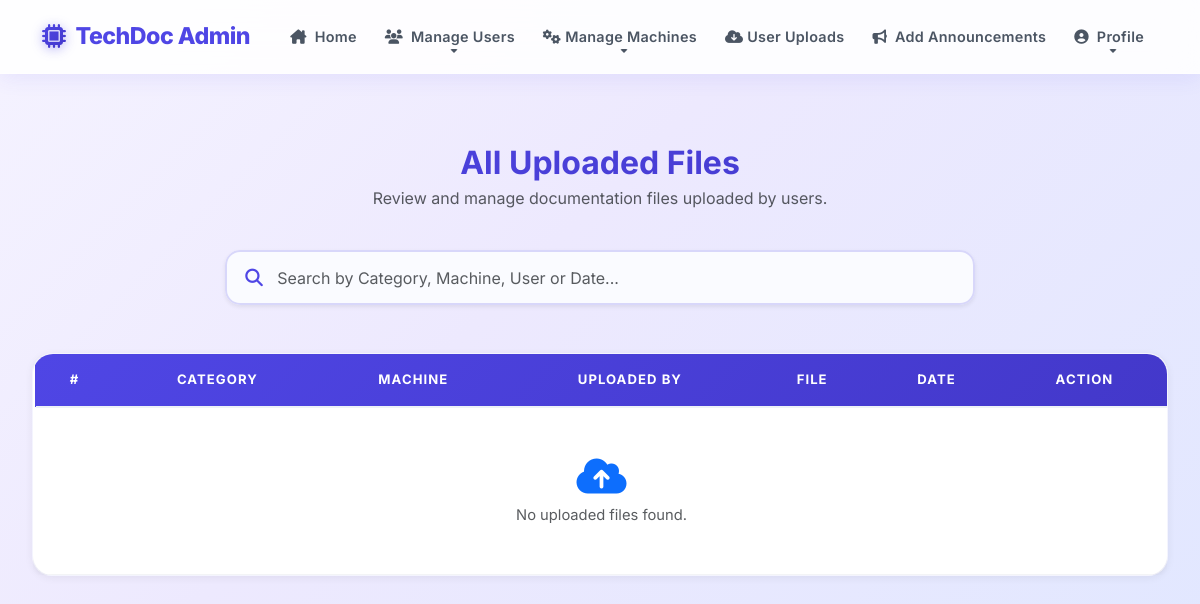
Before: /wadmin/uploads/ (signed in) with the older database file.
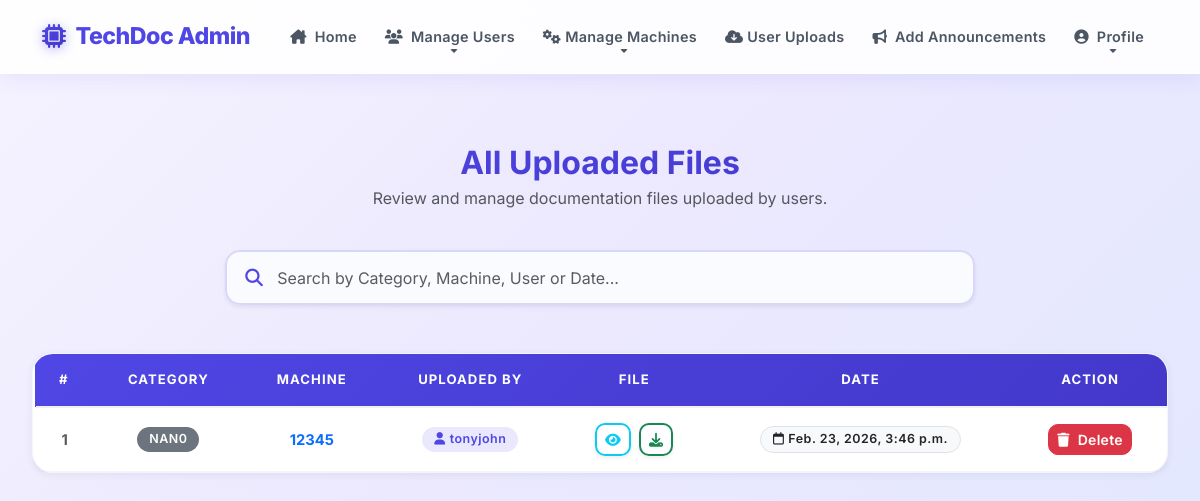
After: the same page with the newer database file.
### user/models.py (models this page shows, shortened)
class UserMachineFile(models.Model):
    user = models.ForeignKey(User, on_delete=models.CASCADE)
    machine = models.ForeignKey(Machine, on_delete=models.CASCADE)
    file = models.FileField(upload_to='UserMachineFiles/')
    upload_date = models.DateTimeField(auto_now_add=True)
    class Meta:
        db_table = "tbl_machine_file"

### wadmin/models.py (models this page shows)
class Machine(models.Model):
    category = models.ForeignKey('MachineCategory', on_delete=models.CASCADE)
    machine_name = models.CharField(max_length=100)
    description = models.TextField()
    image = models.FileField(upload_to='MachineImage/', null=True, blank=True)
    spare_manual = models.FileField(upload_to='MachineManuals/', null=True, blank=True)
    software_file = models.FileField(upload_to='MachineSoftware/', null=True, blank=True)
    class Meta:
        db_table = 'tbl_machine'

class MachineCategory(models.Model):
    category_name = models.CharField(max_length=100)
    class Meta:
        db_table = 'tbl_machine_category'

### guest/models.py (models this page shows)
class User(models.Model):
    name = models.CharField(max_length=50)
    contact = models.CharField(max_length=50)
    employeid = models.CharField(max_length=50)
    email = models.EmailField(unique=True, null=True)
    gender = models.CharField(max_length=50)
    photo = models.FileField(upload_to='UserPhoto/')
    password = models.CharField(max_length=50)
    status = models.CharField(max_length=20, default='pending')
    class Meta:
        db_table = 'tbl_user'

### wadmin/views.py (the view)
# urls.py: path("uploads/", views.view_uploaded_files, name="view_uploaded_files"),
def view_uploaded_files(request):
    if not request.session.get("aid"):
        return redirect("wadmin:login")
    files = (
        UserMachineFile.objects
        .select_related("machine", "machine__category", "user")
        .order_by("-upload_date")
    )
    context = {
        "files": files
    }
    return render(request, "admin/ViewUploads.html", context)

### wadmin/Templates/admin/ViewUploads.html (shortened to what this page needs)
{% include 'admin/Header.html' %}
<div class="container-fluid py-4">
    <div class="row justify-content-center mb-4">
        <div class="col-12 text-center">
            <h2 class="fw-bold mb-1"
                style="background: linear-gradient(135deg, var(--primary), var(--primary-dark)); -webkit-background-clip: text; background-clip: text; -webkit-text-fill-color: transparent;">
                All Uploaded Files</h2>
            <p class="text-muted">Review and manage documentation files uploaded by users.</p>
        </div>
    </div>
    <div class="row mb-5">
        <div class="col-md-8 mx-auto">
            <div class="search-container shadow-sm">
                <i class="fa-solid fa-magnifying-glass search-icon"></i>
                <input type="text"
                       id="fileSearch"
                       class="form-control custom-search-input"
                       placeholder="Search by Category, Machine, User or Date..."
                       onkeyup="searchFiles()">
            </div>
        </div>
    </div>
    <div class="card shadow-sm border-0 mb-5">
        <div class="card-body p-0 table-responsive">
            <table id="fileTable" class="table table-custom table-hover m-0 w-100 text-center align-middle">
                <thead class="text-center">
                    <tr>
                        <th>#</th>
                        <th>Category</th>
                        <th>Machine</th>
                        <th>Uploaded By</th>
                        <th>File</th>
                        <th>Date</th>
                        <th>Action</th>
                    </tr>
                </thead>
                <tbody>
                    {% for f in files %}
                    <tr class="fileRow">
                        <td class="fw-bold text-muted">{{forloop.counter}}</td>
                        <td>
                            <span class="badge bg-secondary">{{f.machine.category.category_name}}</span>
                        </td>
                        <td class="fw-bold text-primary">{{f.machine.machine_name}}</td>
                        <td>
                            <span class="badge" style="background: rgba(79,70,229,0.12); color: var(--primary); font-weight: 600;">
                                <i class="fa-solid fa-user me-1"></i>{{f.user.name}}
                            </span>
                        </td>
                        <td>
                            <div class="d-flex justify-content-center gap-2">
                                <a href="{{f.file.url}}" target="_blank" class="btn btn-sm btn-outline-info shadow-sm" title="View">
                                    <i class="fa-solid fa-eye"></i>
                                </a>
                                <a href="{{f.file.url}}" download class="btn btn-sm btn-outline-success shadow-sm" title="Download">
                                    <i class="fa-solid fa-download"></i>
                                </a>
                            </div>
                        </td>
                        <td>
                            <span class="badge bg-light text-dark border">
                                <i class="fa-regular fa-calendar me-1"></i>{{f.upload_date}}
                            </span>
                        </td>
                        <td>
                            <button class="btn btn-sm btn-danger" onclick="showDeleteBox({{f.id}})">
                                <i class="fa-solid fa-trash me-1"></i> Delete
                            </button>
                        </td>
                    </tr>
                    {% empty %}
                    <tr>
                        <td colspan="7" class="text-center text-muted py-5">
                            <i class="fa-solid fa-cloud-arrow-up mb-2 text-primary" style="font-size: 2.5rem;"></i><br>
                            No uploaded files found.
                        </td>
                    </tr>
                    {% endfor %}
                </tbody>
            </table>
        </div>
    </div>
</div>

Changed rows visible on the page:
added UserMachineFile: machine.category.category_name "NAN0", machine.machine_name "12345", user.name "tonyjohn", upload_date "Feb. 23, 2026, 3:46 p.m."
Other visible differences:
text no longer shown: "No uploaded files found."
